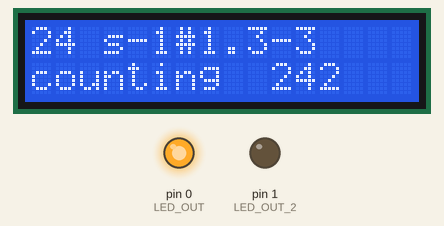
A sketch run on a simulated Arduino Uno, built with avr-gcc and run on an emulated ATmega328P. Parts: 16×2 character LCD, output pins drawn as LEDs (lit = HIGH).

Above: at 0.25 s.
At 9.95 s:
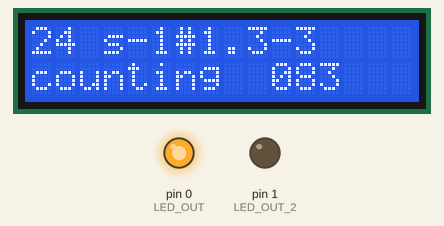
At 19.75 s:
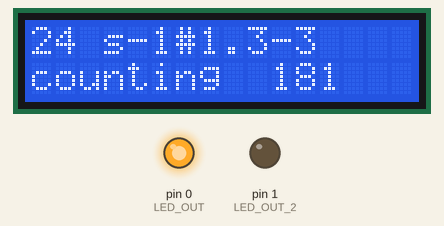
At 39.25 s:
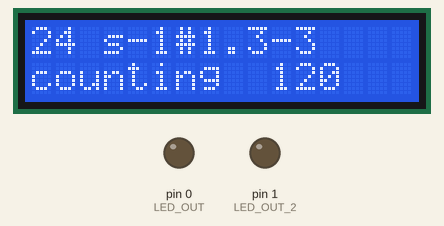
Timing chart, 0 to 40.0 s (numbered marks = the images above):
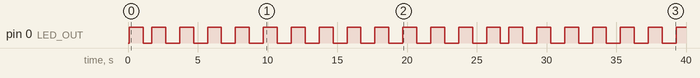

The sketch:

D-24_ARD__Timer.ino
```cpp
/*
 * ref http://happy-arduino.blogspot.jp/2012/08/blog-post_9.html
 *
 * 2016/03/22 15:24:40
 *
 */

// Toggle LED on pin 13 each second
#include <MsTimer2.h>
#include <LiquidCrystal.h>

char* id = "24 s-1#1.3-3";
char* msg = "Welcome";

LiquidCrystal lcd(7,8,9,10,11,12,13);

int LED_OUT = 0;
int LED_OUT_2 = 1;
//int LED_OUT = 13;

//int INTERVAL = 1000;
int INTERVAL = 100;


int INTERVAL_2 = 1500;

char num_s[4];

char line_2[16];

//int count = 0;
//char count = 230;
//char count = 110;
unsigned char count = 240;

static boolean output = HIGH;


void flash() {
//  static boolean output = HIGH;

  // LED on/off
  if (count % 10 == 0) {

      digitalWrite(LED_OUT, output);

      output = !output;

  }
//  digitalWrite(LED_OUT, output);
//
//  output = !output;

  // display
  count ++;

//  lcd.setCursor(0,1);
////  lcd.print("counting... " + itoa(count, num_s, 10));
//
//  sprintf(line_2, "%s %02d", "counting...", count);
//
////  lcd.print(line_2);
//  lcd.print("counting...");

}

void flash_2() {
//  static boolean output = HIGH;

  digitalWrite(LED_OUT_2, output);

  output = !output;

}

void setup() {
  pinMode(LED_OUT, OUTPUT);

  pinMode(LED_OUT_2, OUTPUT);

  MsTimer2::set(INTERVAL, flash); // 500ms period　←500ミリ秒おきにflash関数の実行を指定
  MsTimer2::start();

//  // OUT_2
//  MsTimer2::set(INTERVAL_2, flash_2); // 500ms period　←500ミリ秒おきにflash関数の実行を指定
//  MsTimer2::start();

  // LCD
  _setup__LCD();


}

void _setup__LCD() {

  lcd.begin(16, 2);//16x2桁

  delay(100);
  lcd.clear();

//  lcd.print("D-24 s-1#1.3-1");
  lcd.print(id);
  lcd.setCursor(0,1);
//  lcd.print("welcome");
  lcd.print(msg);


}

void loop() {

  // LCD
//  lcd.clear();

  lcd.setCursor(0,1);
//  sprintf(line_2, "%s %02d", "counting...", count);
  sprintf(line_2, "%s %03d", "counting ", count);

  lcd.print(line_2);

//  if (count % 5 == 0) {
//
//      lcd.setCursor(0,1);
//    //  lcd.print("counting... " + itoa(count, num_s, 10));
//
//      sprintf(line_2, "%s %02d", "counting...", count);
//
//      lcd.print(line_2);
////      lcd.print("counting...");
//
//  }

}
```

Measured:
- by itself, pin 0 (LED_OUT): goes LOW 0.60 s, 12 × (HIGH 1.0 s, LOW 1.0 s), HIGH 1.0 s, LOW 0.60 s, 6 × (HIGH 1.0 s, LOW 1.0 s), then HIGH
